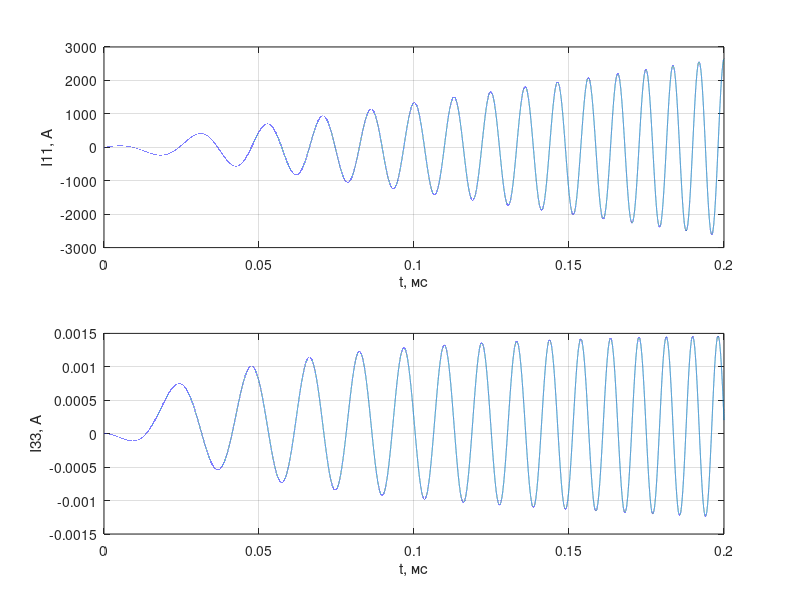
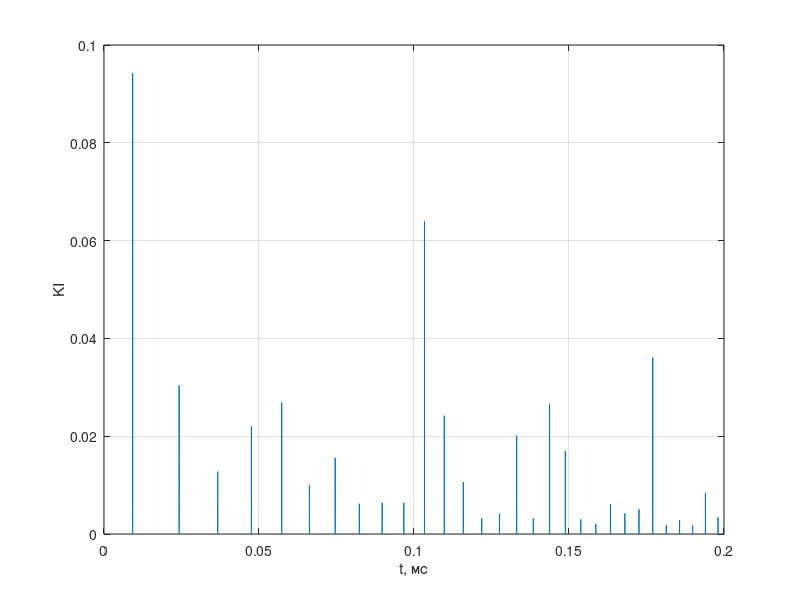

MATLAB code for these plots, in order:
clear;
close all;
clc;

tint = 0.2;                     % интервал, c
dt = 1E-6;                      % шаг, с
C0 = 0.025E-6;                  % емкость, Ф
L0 = 1.2E-3;                    % идуктивность, Гн
Z1 = 15;                        % сопративление источника, Ом
Z2 = 75;                        % сопративление нагрузки, Ом
W0 = 5;                         % частота источника
A0 = 1;                         % амплитуда ЭДС
XC = 1/(1j*C0*W0);              % сопротивление конденсатора
XL = 1j*L0*W0;                  % сопротивление катушки
nst = int32(tint/dt)+1;         % число шагов
I11 = zeros (1,nst,'single');   % ток в 1 контуре
I22 = zeros (1,nst,'single');   % ток в 2 контуре
I33 = zeros (1,nst,'single');   % ток в 3 контуре
KI = zeros (1,nst,'single');    % импульсная характеристика
EDS = zeros (1,nst,'single');   % ЭДС
num = 1;


while (num < nst)
    I11(num+1) = I11(num) - (-EDS(num) + I11(num)*Z1)*dt/L0;
    I22(num+1) = I22(num) - (-I22(num)*XL - I11(num + 1)*XL)*dt/L0;
    I33(num+1) = I33(num) - (I33(num)*Z2 - I22(num + 1)*XL)*dt/L0;
    W0 = W0 + 0.00005;
    A0 = A0 + 0.2; 
    EDS(num+1) = A0*cos(W0*2*pi/tint*num*dt);
    KI(num+1) = abs(I33(num+1)/I11(num+1));
    num = num + 1;
end

time = 0:dt:tint+dt/2;

figure();
subplot(2, 1, 1); plot(time, I11); grid on
xlabel('t, мс');
ylabel('I11, A');

subplot(2, 1, 2); plot(time, I33); grid on
xlabel('t, мс');
ylabel('I33, A');

figure();
plot(time, KI); grid on
xlabel('t, мс');
ylabel('KI');